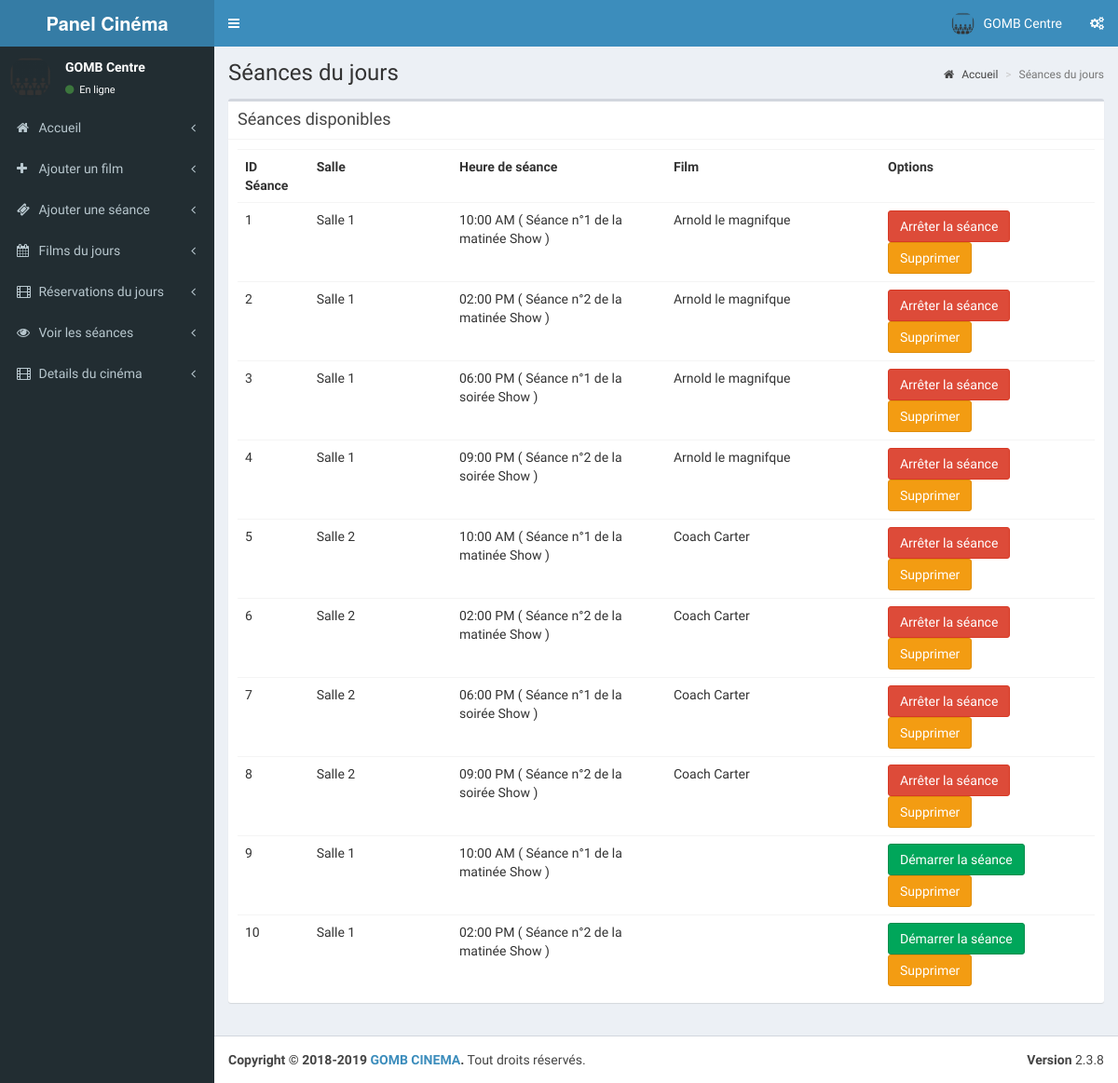
Before: /cinema/pages/view_shows.php (signed in) with the older database file.
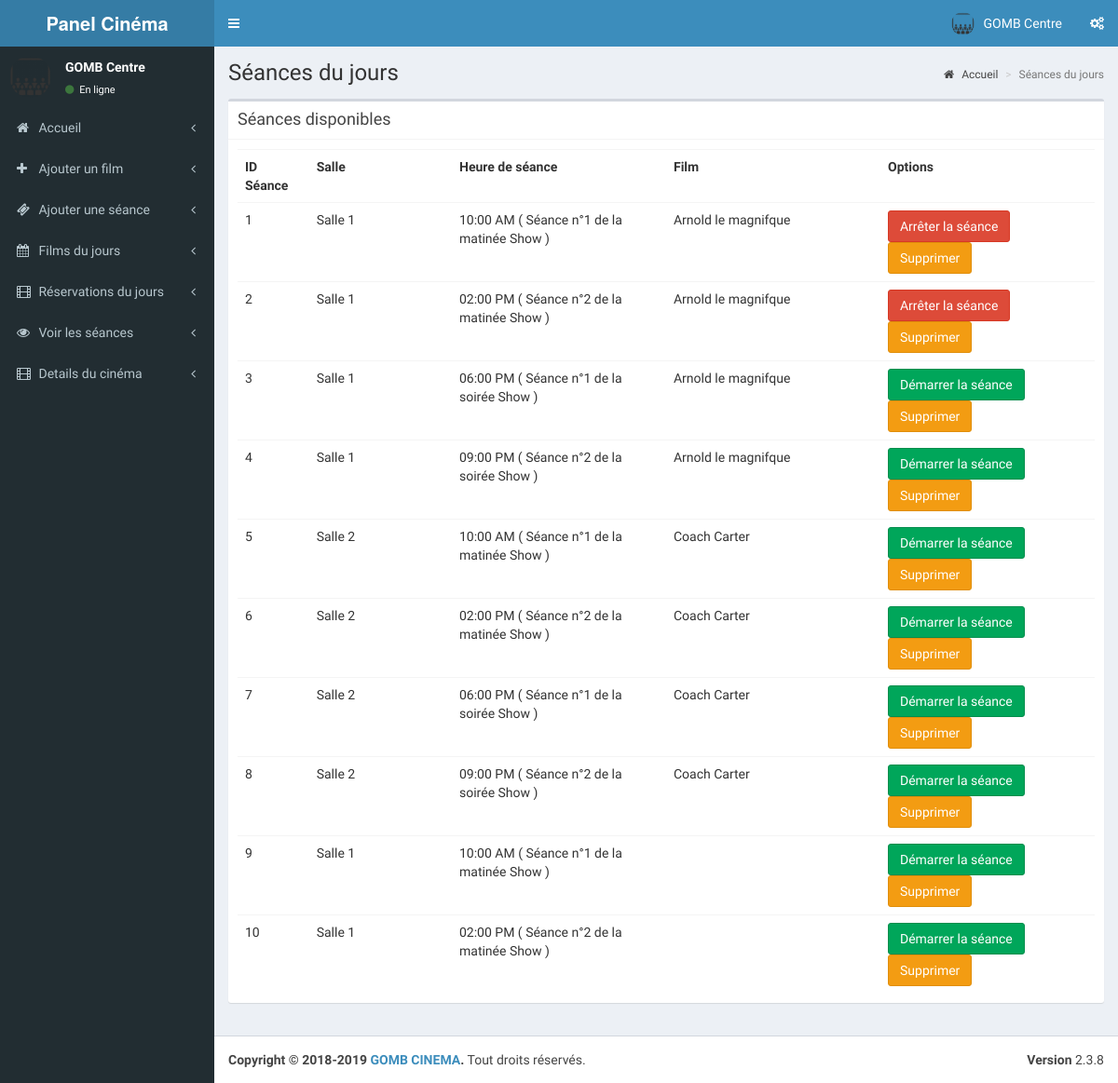
After: the same page with the newer database file.
### tables this page shows
CREATE TABLE IF NOT EXISTS `tbl_theatre` (
  `id` int(11) NOT NULL AUTO_INCREMENT,
  `name` varchar(100) NOT NULL,
  `address` varchar(100) NOT NULL,
  `place` varchar(100) NOT NULL,
  `state` varchar(50) NOT NULL,
  `pin` int(11) NOT NULL,
  PRIMARY KEY (`id`)
);

CREATE TABLE IF NOT EXISTS `tbl_shows` (
  `s_id` int(11) NOT NULL AUTO_INCREMENT,
  `st_id` int(11) NOT NULL COMMENT 'show time id',
  `theatre_id` int(11) NOT NULL,
  `movie_id` int(11) NOT NULL,
  `start_date` date NOT NULL,
  `status` int(11) NOT NULL COMMENT '1 means show available',
  `r_status` int(11) NOT NULL,
  PRIMARY KEY (`s_id`)
);

CREATE TABLE IF NOT EXISTS `tbl_screens` (
  `screen_id` int(11) NOT NULL AUTO_INCREMENT,
  `t_id` int(11) NOT NULL COMMENT 'theatre id',
  `screen_name` varchar(110) NOT NULL,
  `seats` int(11) NOT NULL COMMENT 'number of seats',
  `charge` int(11) NOT NULL,
  PRIMARY KEY (`screen_id`)
);

CREATE TABLE IF NOT EXISTS `tbl_show_time` (
  `st_id` int(11) NOT NULL AUTO_INCREMENT,
  `screen_id` int(11) NOT NULL,
  `name` varchar(40) NOT NULL COMMENT 'noon,second,etc',
  `start_time` time NOT NULL,
  PRIMARY KEY (`st_id`)
);

CREATE TABLE IF NOT EXISTS `tbl_movie` (
  `movie_id` int(11) NOT NULL AUTO_INCREMENT,
  `t_id` int(11) NOT NULL COMMENT 'theatre id',
  `movie_name` varchar(100) NOT NULL,
  `cast` varchar(500) NOT NULL,
  `desc` varchar(1000) NOT NULL,
  `release_date` date NOT NULL,
  `image` varchar(200) NOT NULL,
  `video_url` varchar(200) NOT NULL,
  `status` int(1) NOT NULL COMMENT '0 means active ',
  PRIMARY KEY (`movie_id`)
);

### cinema/pages/view_shows.php (the view, shortened to what this page needs)
<?php
include('header.php');
?>
  <div class="content-wrapper">
    <section class="content-header">
      <h1>
      Séances du jours
      </h1>
      <ol class="breadcrumb">
        <li><a href="index.php"><i class="fa fa-home"></i> Accueil</a></li>
        <li class="active">Séances du jours</li>
      </ol>
    </section>
    <section class="content">
      <div class="box">
         <div class="box-header with-border">
              <h3 class="box-title">Séances disponibles</h3>
            </div>
        <div class="box-body">
          <?php
          $sw=mysqli_query($con,"select * from tbl_shows where st_id in(select st_id from tbl_show_time where screen_id in(select screen_id from  tbl_screens where t_id='".$_SESSION['theatre']."')) and status='1'");
          if(mysqli_num_rows($sw))
          {?>
            <table class="table">
              <th class="col-md-1">
               ID Séance
              </th>
              <th class="col-md-2">
                Salle
              </th>
              <th class="col-md-3">
              Heure de séance
              </th>
              <th class="col-md-3">
                Film
              </th>
              <th class="col-md-3">
                Options
              </th>
              <?php
              $sl=1;
              while($shows=mysqli_fetch_array($sw))
              {
                ?>
                <tr>
                  <td>
                    <?php echo $sl; $sl++;?>
                  </td>
                  <?php
                  $st=mysqli_query($con,"select * from tbl_show_time where st_id='".$shows['st_id']."'");
                  $show_time=mysqli_fetch_array($st);
                  $sr=mysqli_query($con,"select * from tbl_screens where screen_id='".$show_time['screen_id']."'");
                  $screen=mysqli_fetch_array($sr);
                  $mv=mysqli_query($con,"select * from tbl_movie where movie_id='".$shows['movie_id']."'");
                  $movie=mysqli_fetch_array($mv);
                  ?>
                  <td>
                    <?php echo $screen['screen_name'];?>
                  </td>
                  <td>
                    <?php echo date('h:i A',strtotime($show_time['start_time']))." ( ".utf8_encode($show_time['name'])." Show )";?>
                  </td>
                  <td>
                    <?php echo $movie['movie_name'];?>
                  </td>
                  <td>
                    <?php if($shows['r_status']==1)
                    {
                    ?><a href="change_running.php?id=<?php echo $shows['s_id'];?>&status=0"><button class="btn btn-danger">Arrêter la séance</button></a>
                    <?php
                    }
                    else
                    {?><a href="change_running.php?id=<?php echo $shows['s_id'];?>&status=1"><button class="btn btn-success">Démarrer la séance</button></a>
                    <?php
                    }?>
                    <a href="stop_running.php?id=<?php echo $shows['s_id'];?>"><button class="btn btn-warning">Supprimer</button></a>
                  </td>
                </tr>
                <?php
              }
              ?>
            </table>
            <?php
          }
          else
          {
            ?>
            <h3>Pas de séances</h3>
            <?php
          }
          ?>
        </div>
      </div>
    </section>
  </div>
  <?php
include('footer.php');
?>

### cinema/pages/header.php (shortened to what this page needs)
<?php
include('../../config.php');
$th=mysqli_query($con,"select * from tbl_theatre where id='".$_SESSION['theatre']."'");
$theatre=mysqli_fetch_array($th);
?>
<!DOCTYPE html>
<html>
<head>
  <link rel="stylesheet" href="../validation/dist/css/bootstrapValidator.css"/>
  <link rel="stylesheet" href="../bootstrap/css/bootstrap.min.css">
  <link rel="stylesheet" href="https://cdnjs.cloudflare.com/ajax/libs/font-awesome/4.5.0/css/font-awesome.min.css">
  <link rel="stylesheet" href="https://cdnjs.cloudflare.com/ajax/libs/ionicons/2.0.1/css/ionicons.min.css">
  <link rel="stylesheet" href="../dist/css/AdminLTE.min.css">
  <link rel="stylesheet" href="../dist/css/skins/_all-skins.min.css">
</head>
<body class="hold-transition skin-blue sidebar-mini">
<div class="wrapper">
  <header class="main-header">
    <a href="index.php" class="logo">
      <span class="logo-lg"><b>Panel Cinéma</b></span>
    </a>
    <nav class="navbar navbar-static-top">
      <a href="#" class="sidebar-toggle" data-toggle="offcanvas" role="button">
      </a>
      <div class="navbar-custom-menu">
        <ul class="nav navbar-nav">
          <li class="dropdown user user-menu">
            <a href="#" class="dropdown-toggle" data-toggle="dropdown">
              <img src="cinema-512.png" class="user-image" alt="User Image">
              <span class="hidden-xs"><?php echo $theatre['name'];?></span>
            </a>
          </li>
          <li>
            <a href="#" data-toggle="control-sidebar"><i class="fa fa-gears"></i></a>
          </li>
        </ul>
      </div>
    </nav>
  </header>
  <aside class="main-sidebar">
    <section class="sidebar">
      <div class="user-panel">
        <div class="pull-left image">
          <img src="cinema-512.png" class="img-circle" alt="User Image">
        </div>
        <div class="pull-left info">
          <p><?php echo $theatre['name'];?></p>
          <a href="#"><i class="fa fa-circle text-success"></i> En ligne</a>
        </div>
      </div>
      <ul class="sidebar-menu">
        <li class="treeview">
          <a href="index.php">
            <i class="fa fa-home"></i> <span>Accueil</span>
            <span class="pull-right-container">
              <i class="fa fa-angle-left pull-right"></i>
            </span>
          </a>
        </li>
          <li class="treeview">
          <a href="add_movie.php">
            <i class="fa fa-plus"></i> <span>Ajouter un film</span>
            <span class="pull-right-container">
              <i class="fa fa-angle-left pull-right"></i>
            </span>
          </a>
        </li>
        <li class="treeview">
          <a href="add_show.php">
            <i class="fa fa-ticket"></i> <span>Ajouter une séance</span>
            <span class="pull-right-container">
              <i class="fa fa-angle-left pull-right"></i>
            </span>
          </a>
        </li>
        <li class="treeview">
          <a href="todays_shows.php">
            <i class="fa fa-calendar"></i> <span>Films du jours</span>
            <span class="pull-right-container">
              <i class="fa fa-angle-left pull-right"></i>
            </span>
          </a>
        </li>
        <li class="treeview">
          <a href="tickets.php">
            <i class="fa fa-film"></i> <span>Réservations du jours</span>
            <span class="pull-right-container">
              <i class="fa fa-angle-left pull-right"></i>
            </span>
          </a>
        </li>
        <li class="treeview">
          <a href="view_shows.php">
            <i class="fa fa-eye"></i> <span>Voir les séances</span>
            <span class="pull-right-container">
              <i class="fa fa-angle-left pull-right"></i>
            </span>
          </a>
        </li>
        <li class="treeview">
          <a href="add_theatre_2.php">
            <i class="fa fa-film"></i> <span>Details du cinéma</span>
            <span class="pull-right-container">
              <i class="fa fa-angle-left pull-right"></i>
            </span>
          </a>
        </li>
      </ul>
    </section>
  </aside>

### cinema/pages/footer.php (shortened to what this page needs)
  <footer class="main-footer">
    <div class="pull-right hidden-xs">
      <b>Version</b> 2.3.8
    </div>
    <strong>Copyright &copy; 2018-2019 <a href="../index.html">GOMB CINEMA</a>.</strong> Tout droits réservés.
  </footer>
</div>
</body>
</html>

Changed rows visible on the page:
changed tbl_shows (number 3 of 10 on the later page): r_status "Arrêter la séance" → "Démarrer la séance"
changed tbl_shows (number 4 of 10 on the later page): r_status "Arrêter la séance" → "Démarrer la séance"
changed tbl_shows (number 5 of 10 on the later page): r_status "Arrêter la séance" → "Démarrer la séance"
changed tbl_shows (number 6 of 10 on the later page): r_status "Arrêter la séance" → "Démarrer la séance"
changed tbl_shows (number 7 of 10 on the later page): r_status "Arrêter la séance" → "Démarrer la séance"
changed tbl_shows (number 8 of 10 on the later page): r_status "Arrêter la séance" → "Démarrer la séance"
